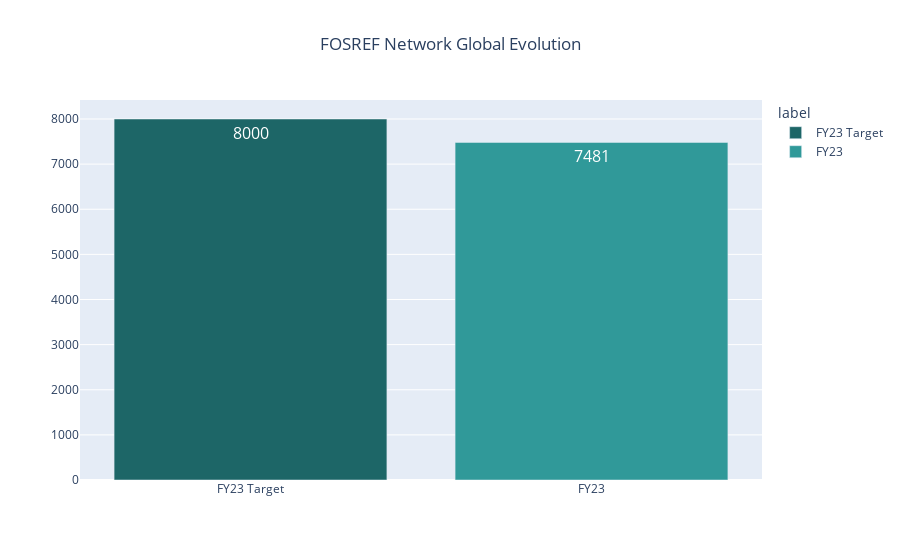

Write notebook code for a chart like this one.
### Code cell
fig = px.bar(
    stack_data3a,
    x="supp",
    y="data",
    #text="data",
    text_auto=True,
    title="FOSREF Network Global Evolution",
    color="label",
    labels={"supp":"","data":""},
    color_discrete_map={
        "FY23":"#309999",
        "FY23 Target":"#1D6667",
    },
)
fig = fig.update_layout(title_x=0.5)
fig.update_traces(textfont_size=16)
fig.write_image("./rezo/FOSREF_GLOBAL_EVOLUTION.png")

### Figure 1 — Plotly figure (JSON) as saved in the notebook; plotly's stock layout.template omitted (floating-point values rounded to 4 significant figures)
{"data": [{"alignmentgroup": "True", "hovertemplate": "label=FY23 Target<br>=%{y}<extra></extra>", "legendgroup": "FY23 Target", "marker": {"color": "#1D6667", "pattern": {"shape": ""}}, "name": "FY23 Target", "offsetgroup": "FY23 Target", "orientation": "v", "showlegend": true, "textfont": {"size": 16}, "textposition": "auto", "texttemplate": "%{y}", "type": "bar", "x": ["FY23 Target"], "xaxis": "x", "y": [8000], "yaxis": "y"}, {"alignmentgroup": "True", "hovertemplate": "label=FY23<br>=%{y}<extra></extra>", "legendgroup": "FY23", "marker": {"color": "#309999", "pattern": {"shape": ""}}, "name": "FY23", "offsetgroup": "FY23", "orientation": "v", "showlegend": true, "textfont": {"size": 16}, "textposition": "auto", "texttemplate": "%{y}", "type": "bar", "x": ["FY23"], "xaxis": "x", "y": [7481], "yaxis": "y"}], "layout": {"barmode": "relative", "legend": {"title": {"text": "label"}, "tracegroupgap": 0}, "title": {"text": "FOSREF Network Global Evolution", "x": 0.5}, "xaxis": {"anchor": "y", "domain": [0, 1], "title": {"text": ""}}, "yaxis": {"anchor": "x", "domain": [0, 1], "title": {"text": ""}}}}
